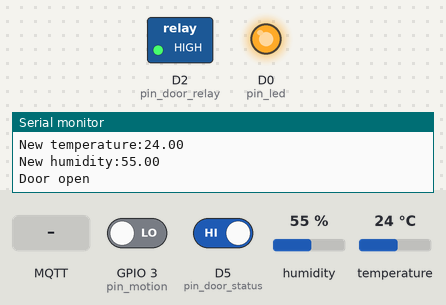
Bench run of a sketch on a simulated ESP8266 (NodeMCU). Parts: switched loads named in the sketch (green lamp = pin HIGH), output pins drawn as LEDs (lit = HIGH), the last lines printed to the serial monitor. Inputs (shaded band) come from the test bench; at power-on: GPIO 3 (pin_motion) LOW, D5 (pin_door_status) HIGH, humidity 55 %, temperature 24 °C. WiFi joins after 1.5 s; servers stay silent unless stated; no MQTT or app messages arrive unless stated.

Above: at 2.8 s.
2.9 s: MQTT message "CLOSE" arrives on the first subscribed topic
At 3.05 s:
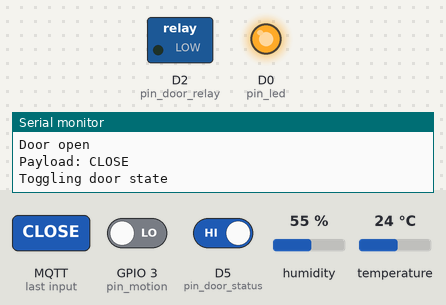
4.7 s: GPIO 3 (pin_motion) driven HIGH
At 5.5 s:
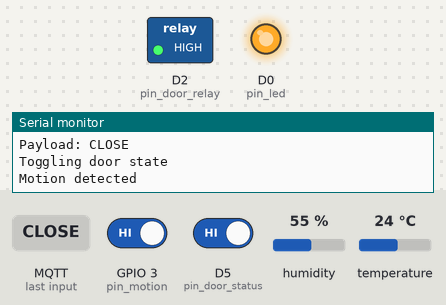
6.2 s: D5 (pin_door_status) driven LOW
At 6.85 s:
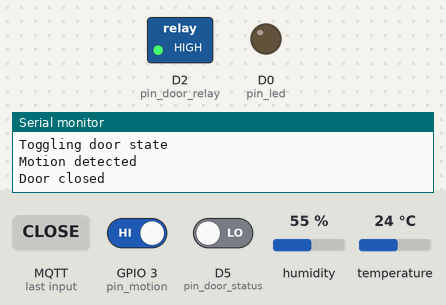
8.3 s: MQTT message "OPEN" arrives on the first subscribed topic
At 9.6 s:
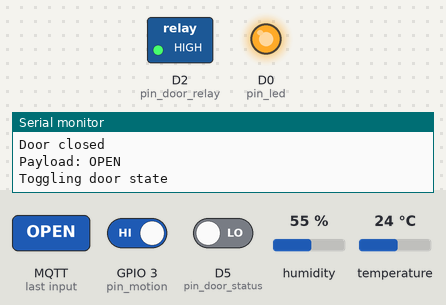
11.3 s: GPIO 3 (pin_motion) driven LOW
At 11.7 s:
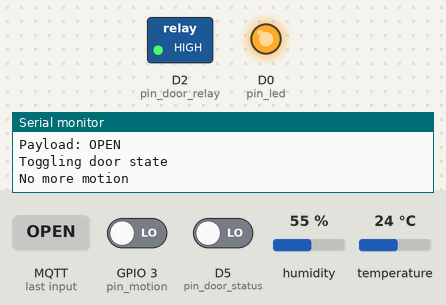
Timing chart, 0 to 13.8 s (numbered marks = the images above; inputs shaded):
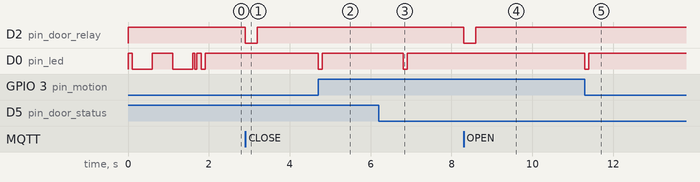

Measured:
- after the input at 2.9 s, D2 (pin_door_relay): HIGH → LOW at once, → HIGH 0.30 s later
- after the input at 4.7 s, D0 (pin_led): HIGH → LOW at once, → HIGH 0.10 s later
- after the input at 6.2 s, D0 (pin_led): HIGH → LOW after 0.61 s, → HIGH 0.10 s later
- after the input at 8.3 s, D2 (pin_door_relay): HIGH → LOW at once, → HIGH 0.30 s later
- after the input at 11.3 s, D0 (pin_led): HIGH → LOW at once, → HIGH 0.10 s later

The sketch:

HA_MQTT_ESP8266_GARAGE.ino
```cpp
#include <PubSubClient.h>
#include <Adafruit_Si7021.h>
#include <ESP8266WiFi.h>
#include "DHT.h"
// START CONFIGURATION
// Replace these with your WiFi credentials
const char* ssid     = "SSID";
const char* password = "PASS";
// Replace these with your MQTT connection info
const char* mqtt_server = "XX.XX.XX.XX";
 const char* mqtt_user = "user";
 const char* mqtt_password = "password";
// Define which MQTT topics the data is published to
#define DHTPIN D4     // what digital pin the DHT22 is conected to
#define DHTTYPE DHT22   // there are multiple kinds of DHT sensors
#define humidity_topic "sensor/garage/humidity"
#define temperature_topic "sensor/garage/temperature"
#define garage_status_topic "sensor/garage/door-status"
#define garage_command_topic "sensor/garage/door-command"
#define motion_topic "sensor/garage/motion"
// Pins
#define pin_led 16
#define pin_door_status D5 //5
#define pin_door_relay 4
#define pin_motion 3  //3
long lastMsg = 0;
long lastRecu = 0;
bool debug = false;  //Display log message if True

#define DHTPIN D4    // DHT Pin
// END CONFIGURATION
// DHT dht(DHTPIN, DHTTYPE);
DHT dht(DHTPIN, DHTTYPE, 22);
WiFiClient espClient;
PubSubClient client(espClient);
Adafruit_Si7021 sensor;

void setup() {
 // Configure the pins
 digitalWrite(pin_led, HIGH);
 digitalWrite(pin_door_relay, HIGH);
 pinMode(pin_led, OUTPUT);
 pinMode(pin_door_relay, OUTPUT);
 pinMode(pin_door_status, INPUT_PULLUP);
 pinMode(pin_motion, INPUT);
 Serial.begin(115200);
 dht.begin();
 delay(100);

 // We start by connecting to a WiFi network
 Serial.println();
 Serial.println();
 Serial.print("Connecting to ");
 Serial.println(ssid);
 WiFi.begin(ssid, password);

 // Blink the LED until we're connected
 int i = 0;
 while (WiFi.status() != WL_CONNECTED) {
   digitalWrite(pin_led, i % 2);
   delay(500);
   Serial.print(".");
   i++;
 }
 digitalWrite(pin_led, HIGH);
 Serial.println("");
 Serial.println("WiFi connected");
 Serial.println("IP address: ");
 Serial.println(WiFi.localIP());
 Serial.println("");

 // Connect to MQTT
 client.setServer(mqtt_server, 1883);
 client.setCallback(onMessageReceived);

 // Set up the climate sensor
 sensor = Adafruit_Si7021();
 if (sensor.begin()) {
   Serial.println('Climate sensor ready');
 } else {
   // TODO: We should probably reset the device if this happens
   Serial.println('SENSOR FAILED TO START');
 }
 delay(50);
 digitalWrite(pin_led, HIGH);
}

// Attempts to reconnect to MQTT if we're ever disconnected
void reconnect() {
 // Loop until we're reconnected
 while (!client.connected()) {
   digitalWrite(pin_led, LOW);
   Serial.print("Attempting MQTT connection...");
   // Attempt to connect
   if (client.connect("GarageMultiSensor", mqtt_user, mqtt_password)) {
     Serial.println("connected");
     client.subscribe(garage_command_topic);
     digitalWrite(pin_led, HIGH);
     delay(100);
   } else {
     Serial.print("failed, rc=");
     Serial.print(client.state());
     Serial.println(" try again in 5 seconds");
     // Wait 5 seconds before retrying
     delay(5000);
   }
 }
}

// Helps check whether any value change is significant enough to warrant a data push
bool checkBound(float newValue, float prevValue, float maxDiff) {
 return !isnan(newValue) &&
        (newValue < prevValue - maxDiff || newValue > prevValue + maxDiff);
}
// long lastMsg = 0;
float temp = 0.0;
float hum = 0.0;
float diff = 0.1;
bool motion = false;
bool doorOpen = false;
void loop() {

  // Ensure we stay connected
 if (!client.connected()) {
   reconnect();
 }

 // Let MQTT do its thing
 client.loop();
 digitalWrite(pin_led, HIGH);
 bool sent = false;

 // Check the temp, humidity, and door state once per second
 long now = millis();
 if (now - lastMsg > 1000) {
   lastMsg = now;
   // Read the values from the sensor
   float newTemp = dht.readTemperature();
   float newHum = dht.readHumidity();
   bool newDoorOpen = digitalRead(pin_door_status);
   // Check whether the temperature has changed
   if (checkBound(newTemp, temp, diff)) {
     temp = newTemp;
     Serial.print("New temperature:");
     Serial.println(String(temp).c_str());
     client.publish(temperature_topic, String(temp).c_str(), true);
     sent = true;
   }
   // Check whether the humidity has changed
   if (checkBound(newHum, hum, diff)) {
     hum = newHum;
     Serial.print("New humidity:");
     Serial.println(String(hum).c_str());
     client.publish(humidity_topic, String(hum).c_str(), true);
     sent = true;
   }
   if (doorOpen && !newDoorOpen) {
     doorOpen = false;
     Serial.println("Door closed");
     client.publish(garage_status_topic, "closed", true);
     sent = true;
   } else if (!doorOpen && newDoorOpen) {
     doorOpen = true;
     Serial.println("Door open");
     client.publish(motion_topic, "open", true);
     sent = true;
   }
 }
 // Constantly check for motion
 bool newMotion = digitalRead(pin_motion);
 if (motion && !newMotion) {
   motion = false;
   Serial.println("No more motion");
   client.publish(motion_topic, "OFF", true);
   sent = true;
 } else if (!motion && newMotion) {
   motion = true;
   Serial.println("Motion detected");
   client.publish(motion_topic, "ON", true);
   sent = true;
 }


 // If any data was sent (due to a change) then blink the blue LED
 if (sent) {
   sent = false;
   digitalWrite(pin_led, LOW);
   delay(100);
   digitalWrite(pin_led, HIGH);
 }
}
void onMessageReceived(char* topic, byte* payload, unsigned int length) {
 int i;
 char message_buff[100];
 for(i=0; i<length; i++) {
   message_buff[i] = payload[i];
 }
 message_buff[i] = '\0';
 String msgString = String(message_buff);
 Serial.println("Payload: " + msgString);
 bool activateRelay = false;
 if (!doorOpen && msgString.equals("OPEN")) {
   activateRelay = true;
 } else if (doorOpen && msgString.equals("CLOSE")) {
   activateRelay = true;
 }
 if (activateRelay) {
   Serial.println("Toggling door state");
   digitalWrite(pin_door_relay, LOW);
   delay(300);
   digitalWrite(pin_door_relay, HIGH);
 }
}
```
